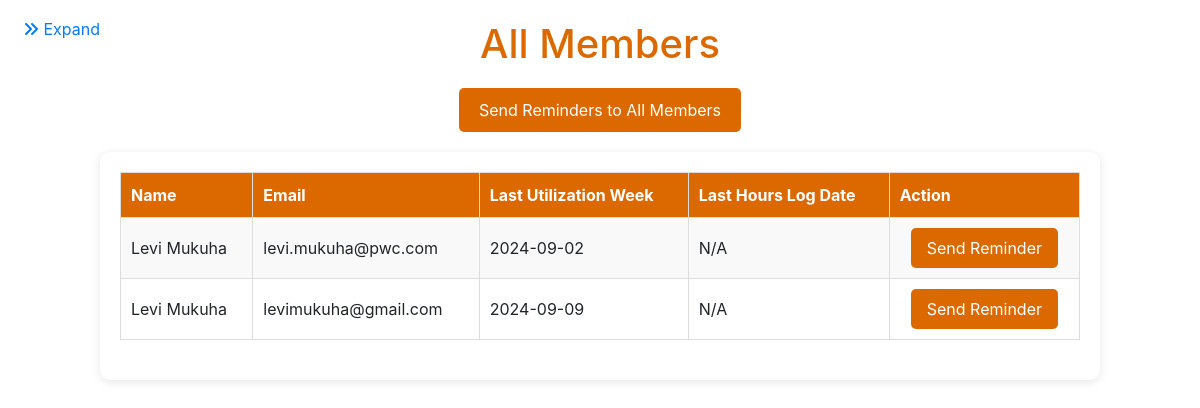
/members, run on the app's committed database.
### app.py (models this page shows, shortened)
class Staff(db.Model):
    id = db.Column(db.Integer, primary_key=True)
    name = db.Column(db.String(100), nullable=False)
    email = db.Column(db.String(120), unique=True, nullable=False)
    leave_days_remaining = db.Column(db.Float, default=0.0)  # Leave days remaining in hours
    is_team_leader = db.Column(Boolean, default=False)  # New field to indicate if the staff is a team leader
    receive_notifications = db.Column(Boolean, default=True)  # New field for notification preferences
    engagements = db.relationship('Engagement', backref='team_leader', lazy=True)
    proposals = db.relationship('Proposal', backref='team_leader', lazy=True)
    hours_logs = db.relationship('HoursLog', backref='staff_member', lazy=True)
    leave_records = db.relationship('LeaveRecord', backref='staff', lazy=True)
    utilizations = db.relationship('Utilization', backref='staff', lazy=True)

class Utilization(db.Model):
    id = db.Column(db.Integer, primary_key=True)
    staff_id = db.Column(db.Integer, db.ForeignKey('staff.id'))
    week_start = db.Column(db.Date, nullable=False)  # Start of the week
    client_utilization_year_to_date = db.Column(db.Float, default=0.0)
    client_utilization_month_to_date = db.Column(db.Float, default=0.0)
    resource_utilization_year_to_date = db.Column(db.Float, default=0.0)
    resource_utilization_month_to_date = db.Column(db.Float, default=0.0)

### app.py (the view)
@app.route('/members')
def members():
    today = datetime.now().date()
    start_of_week = today - timedelta(days=today.weekday())
    end_of_week = start_of_week + timedelta(days=6)
    members = Staff.query.all()
    member_data = []
    for member in members:
        last_utilization = Utilization.query.filter_by(staff_id=member.id).order_by(Utilization.week_start.desc()).first()
        last_hours_log = HoursLog.query.filter_by(staff_id=member.id).order_by(HoursLog.date.desc()).first()
        utilization_in_week = last_utilization and start_of_week <= last_utilization.week_start <= end_of_week
        hours_log_in_week = last_hours_log and start_of_week <= last_hours_log.date <= end_of_week
        member_data.append({
            'id': member.id,
            'name': member.name,
            'email': member.email,
            'last_utilization_week': last_utilization.week_start if last_utilization else None,
            'last_hours_log_date': last_hours_log.date if last_hours_log else None,
            'show_reminder': not (utilization_in_week and hours_log_in_week)
        })
    return render_template('members.html', members=member_data)

### templates/members.html (shortened to what this page needs)
{% extends "base.html" %}
{% block content %}
<h1 style="text-align: center; color: #dc6900; margin-bottom: 20px;">All Members</h1>
<form action="{{ url_for('send_all_reminders') }}" method="POST" style="text-align: center; margin-bottom: 20px;">
  <button type="submit" style="background-color: #dc6900; color: white; padding: 10px 20px; border: none; border-radius: 5px; cursor: pointer;">
      Send Reminders to All Members
  </button>
</form>
<div style="max-width: 1000px; margin: 0 auto; background-color: #ffffff; padding: 20px; border-radius: 10px; box-shadow: 0 2px 10px rgba(0, 0, 0, 0.1);">
    <table style="width: 100%; border-collapse: collapse; margin-bottom: 20px;">
        <thead>
            <tr style="background-color: #dc6900; color: white;">
                <th style="padding: 10px; border: 1px solid #ddd;">Name</th>
                <th style="padding: 10px; border: 1px solid #ddd;">Email</th>
                <th style="padding: 10px; border: 1px solid #ddd;">Last Utilization Week</th>
                <th style="padding: 10px; border: 1px solid #ddd;">Last Hours Log Date</th>
                <th style="padding: 10px; border: 1px solid #ddd;">Action</th>
            </tr>
        </thead>
        <tbody>
            {% for member in members %}
            <tr style="background-color: {% if loop.index is odd %} #f9f9f9 {% else %} #ffffff {% endif %};">
                <td style="padding: 10px; border: 1px solid #ddd;">{{ member.name }}</td>
                <td style="padding: 10px; border: 1px solid #ddd;">{{ member.email }}</td>
                <td style="padding: 10px; border: 1px solid #ddd;">{{ member.last_utilization_week|default('N/A', true) }}</td>
                <td style="padding: 10px; border: 1px solid #ddd;">{{ member.last_hours_log_date|default('N/A', true) }}</td>
                <td style="padding: 10px; border: 1px solid #ddd;">
                    {% if member.show_reminder %}
                    <form action="{{ url_for('send_reminder', member_id=member.id) }}" method="POST" style="text-align: center;">
                        <button type="submit" style="background-color: #dc6900; color: white; padding: 8px 16px; border: none; border-radius: 5px; cursor: pointer;">
                            Send Reminder
                        </button>
                    </form>
                    {% endif %}
                </td>
            </tr>
            {% endfor %}
        </tbody>
    </table>
</div>
{% endblock %}

### templates/base.html (style rules this page uses)
html, body { height: 100%; margin: 0; }

### data on the page
Staff: name "Levi Mukuha", email "levi.mukuha@pwc.com", last_utilization_week "2024-09-02", last_hours_log_date "N/A"
Staff: name "Levi Mukuha", email "levimukuha@gmail.com", last_utilization_week "2024-09-09", last_hours_log_date "N/A"
